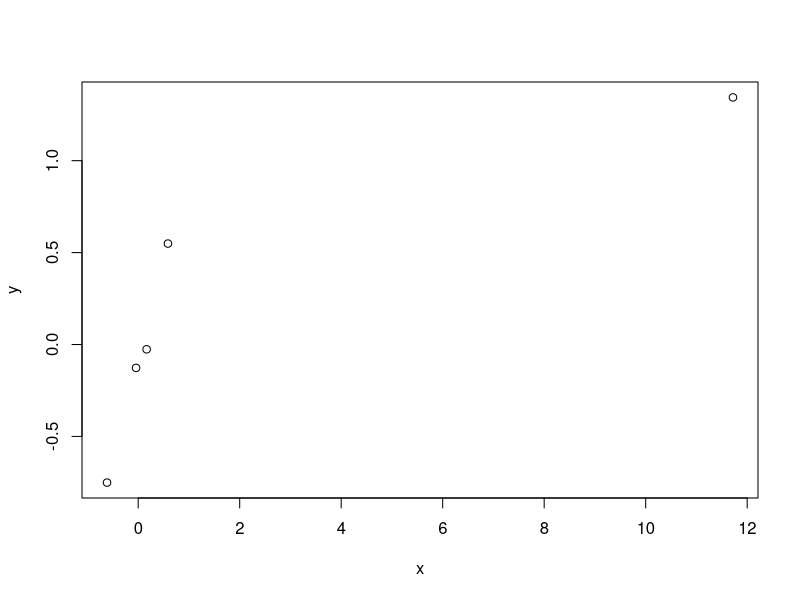

This figure's R source:

# Question 1 ------------------------------------------------------

fit <- lm(mpg ~ factor(cyl) + wt, mtcars)
fit


# Question 2 -------------------------------------------------------

fit1 <- lm(mpg ~ factor(cyl), mtcars)
fit
fit1


# Question 3 -------------------------------------------------------
fit1 <- lm(mpg ~ factor(cyl) + wt + factor(cyl)*wt, mtcars)
summary(fit1)
library(lmtest)
lrtest(fit,fit1)

# Question 4 -------------------------------------------------------
fit3 <- lm(mpg ~ I(wt * 0.5) + factor(cyl), data = mtcars)

# Question 5 -------------------------------------------------------
x <- c(0.586, 0.166, -0.042, -0.614, 11.72)
y <- c(0.549, -0.026, -0.127, -0.751, 1.344)
plot(x,y)
fit5 <- lm(y ~ x)
hatvalues(fit5)

# Question 6 -------------------------------------------------------
x <- c(0.586, 0.166, -0.042, -0.614, 11.72)
y <- c(0.549, -0.026, -0.127, -0.751, 1.344)
fit6 <- lm(y ~ x)
dfbetas(fit6)
